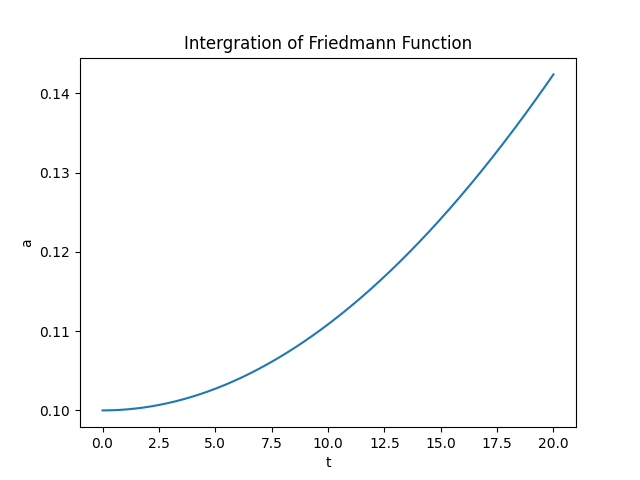

Python code for this plot:
import math
from numpy import arange
from matplotlib import pyplot as plt 
def F(a, adot, t):
    return math.sqrt(1.5*0.0001/(a**2)+1/a)*67.66*365*24*60*60/(3.26*9.46*((10)**(12)))

sta = 0 #starting time
en = 2*((10)**(1)) #ending time
N =50000#step number
h = (en-sta)/N

tpoints = arange(sta,en,h) 
apoints = []
adotpoints = []

y = 0.1#a(sta)
u = 0#adot(sta)

for x in tpoints: #Runge-Kutta
    apoints.append(y)
    adotpoints.append(u)

    m1 = h*u
    k1 = h*F(y, u, x)  

    m2 = h*(u + 0.5*k1)
    k2 = h*F(y+0.5*m1, u+0.5*k1, x+0.5*h)

    m3 = h*(u + 0.5*k2)
    k3 = h*F(y+0.5*m2, u+0.5*k2, x+0.5*h)

    m4 = h*(u + k3)
    k4 = h*F(y+m3, u+k3, x+h)

    y += (m1 + 2*m2 + 2*m3 + m4)/6
    u += (k1 + 2*k2 + 2*k3 + k4)/6
plt.title("Intergration of Friedmann Function") 
plt.xlabel("t") 
plt.ylabel("a") 
plt.plot(tpoints, apoints)
plt.show()
